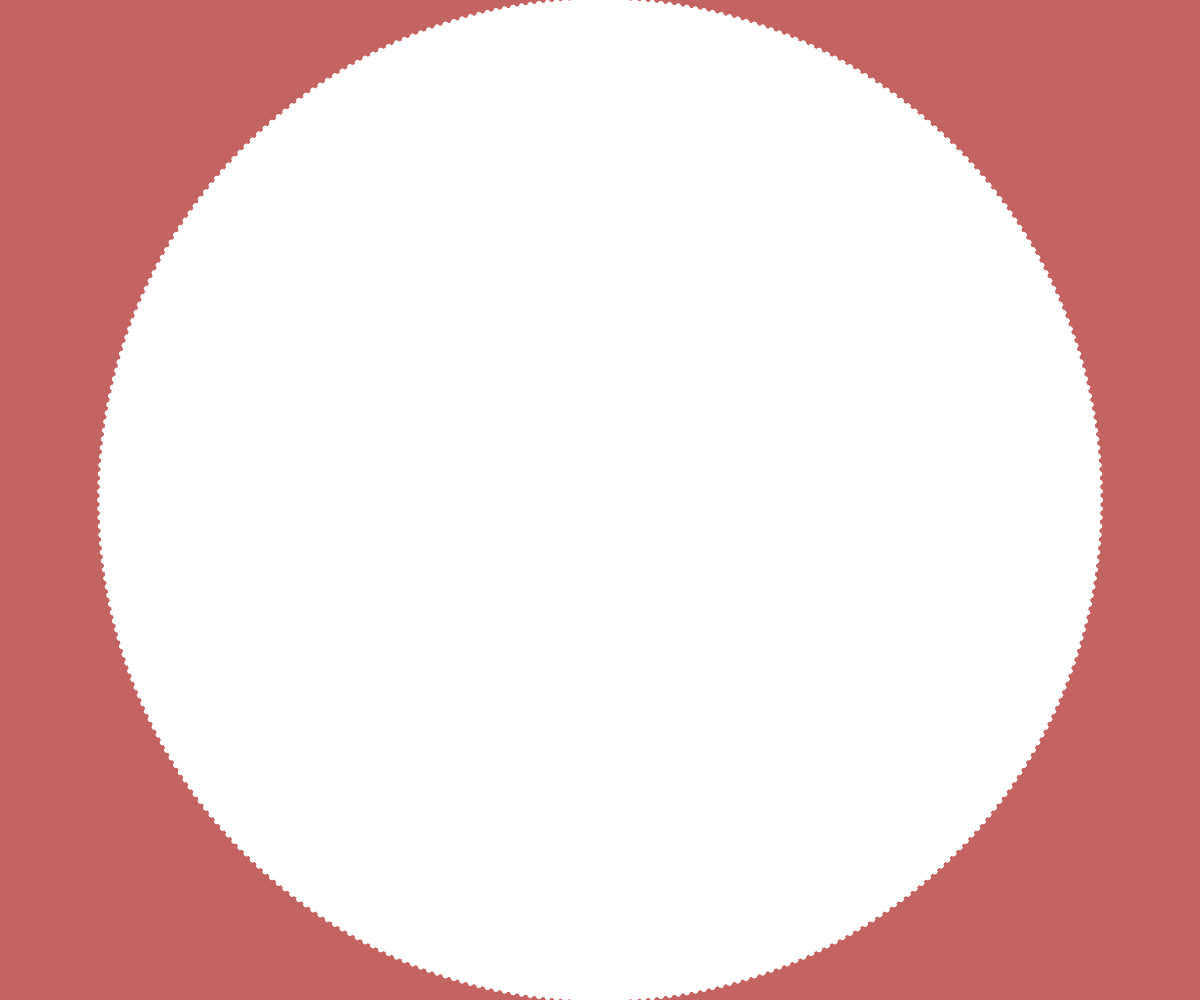
Frame 1 (no input)
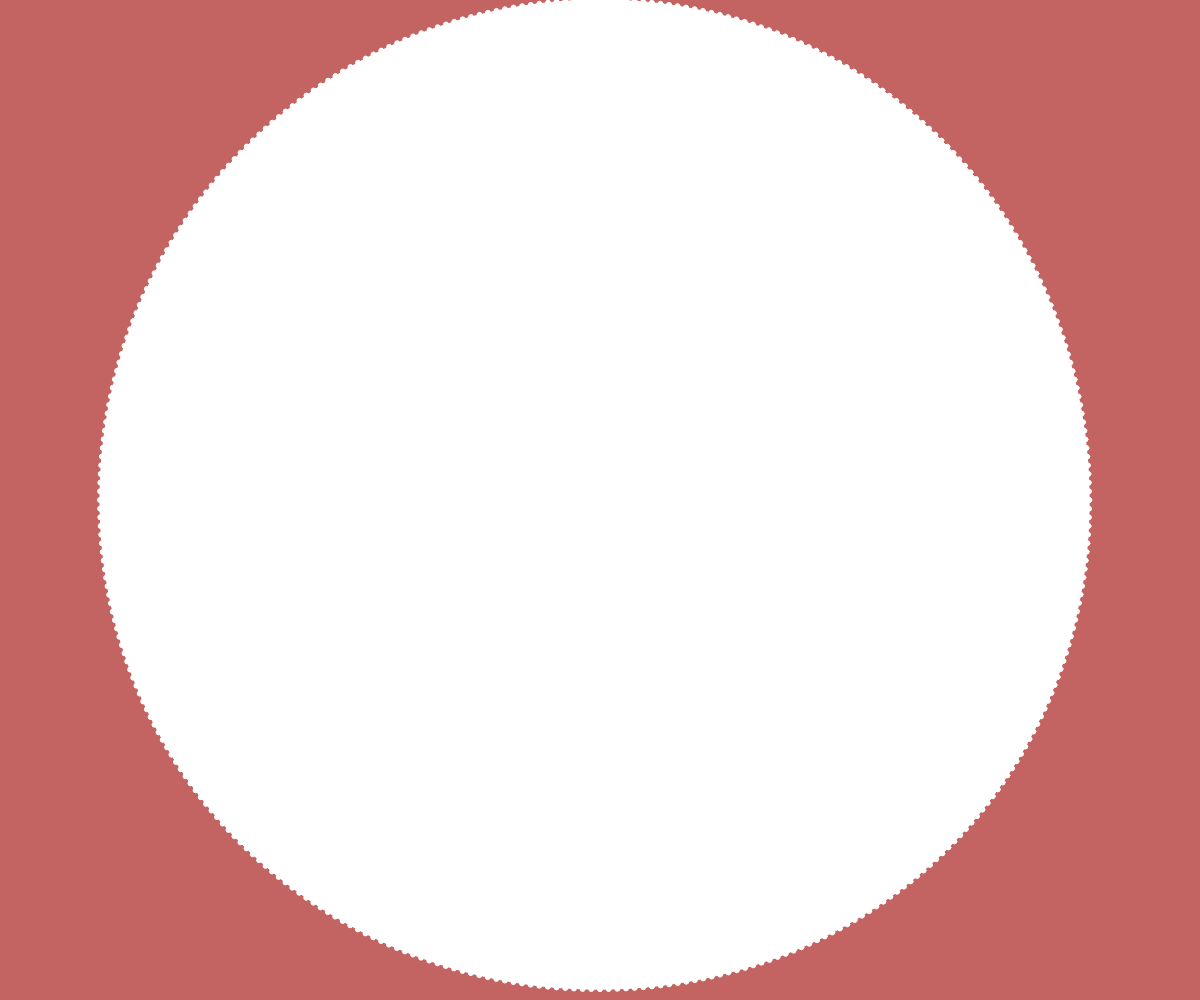
Frame 60 (no input)
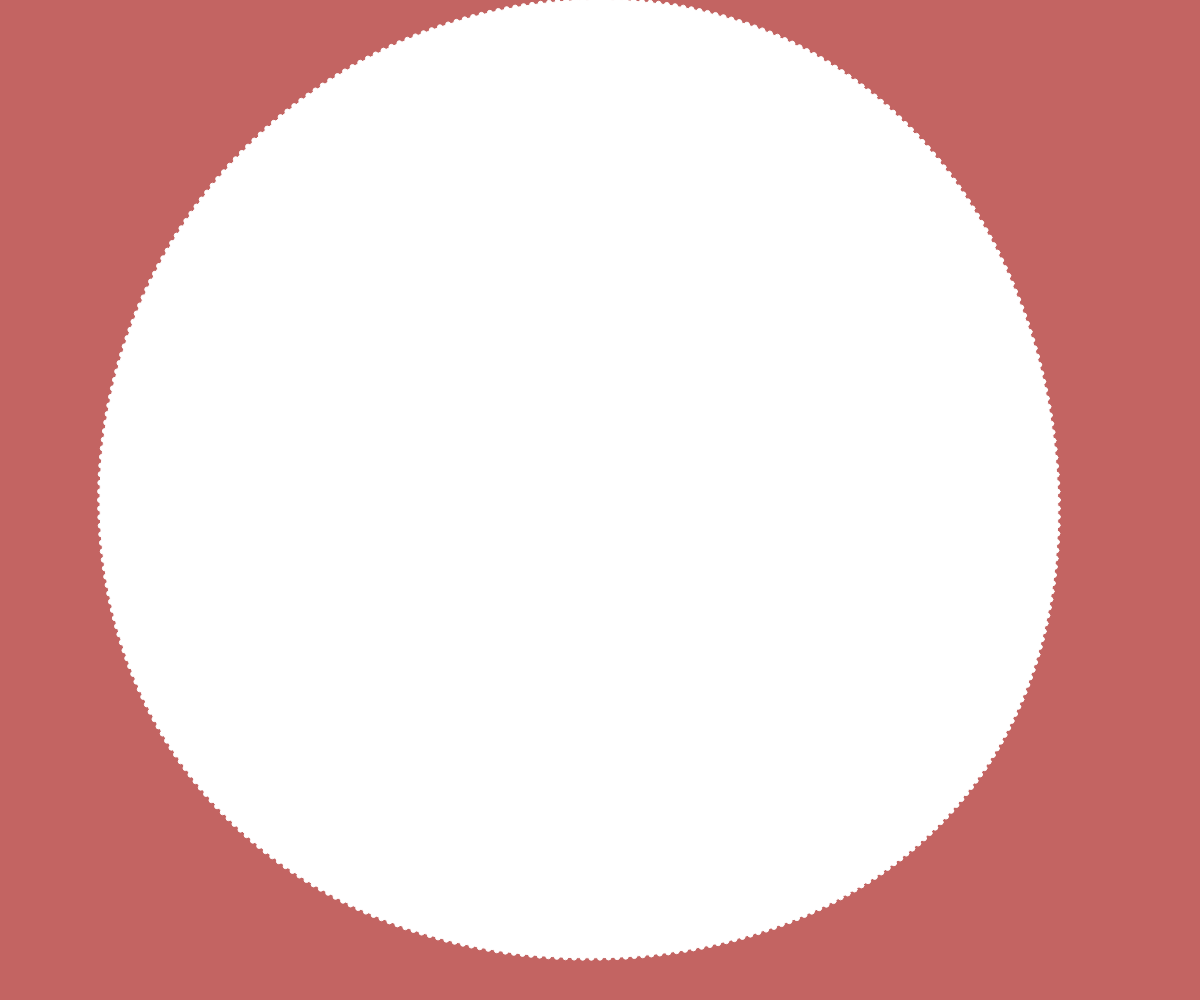
Frame 120 (the mouse pressed at the canvas centre since frame 60)

The p5.js sketch that drew these frames (run headless with seeded random() and noise() and a simulated clock; from frame 60 on, the mouse is pressed at the canvas centre):

// p5.js sketch
// ── sketch.js
var radius;
var ang;

var angleOffset;

function setup() {
  createCanvas(windowWidth, windowHeight);
  background(0);
  stroke(255);
  angleMode(DEGREES);
  noFill();
  textSize(20);

  radius = 500;
  ang = 90;
  angleOffset = 0;
}

function draw() {
  angleOffset += 0.1; // Increment the angle to create movement

  background(195, 100, 98); // Color-changing background with transparency
  translate(width / 2, height / 2);
  beginShape();
  for (ang = 0; ang <= 360; ang += 1) {
    var offsetXRad = cos(ang + angleOffset) + 1;
    var offsetYRad = sin(ang + angleOffset) + 1;
    var x = radius * cos(angleOffset * offsetXRad) * cos(ang);
    var y = radius * cos(angleOffset * offsetYRad) * sin(ang);
    
    // Set the stroke to white for the lines
    stroke(255, map(sin(ang + angleOffset), -1, 1, 255, 0));
    line(0, 0, x, y); // Lines originate from the center
    
    // Set the stroke to white for the circles
    stroke(255); // This will make the circle's border white
    fill(255); // This will make the circle's interior white
    circle(x, y, 5);
    
    vertex(x, y);
  }
  endShape(CLOSE);
}
